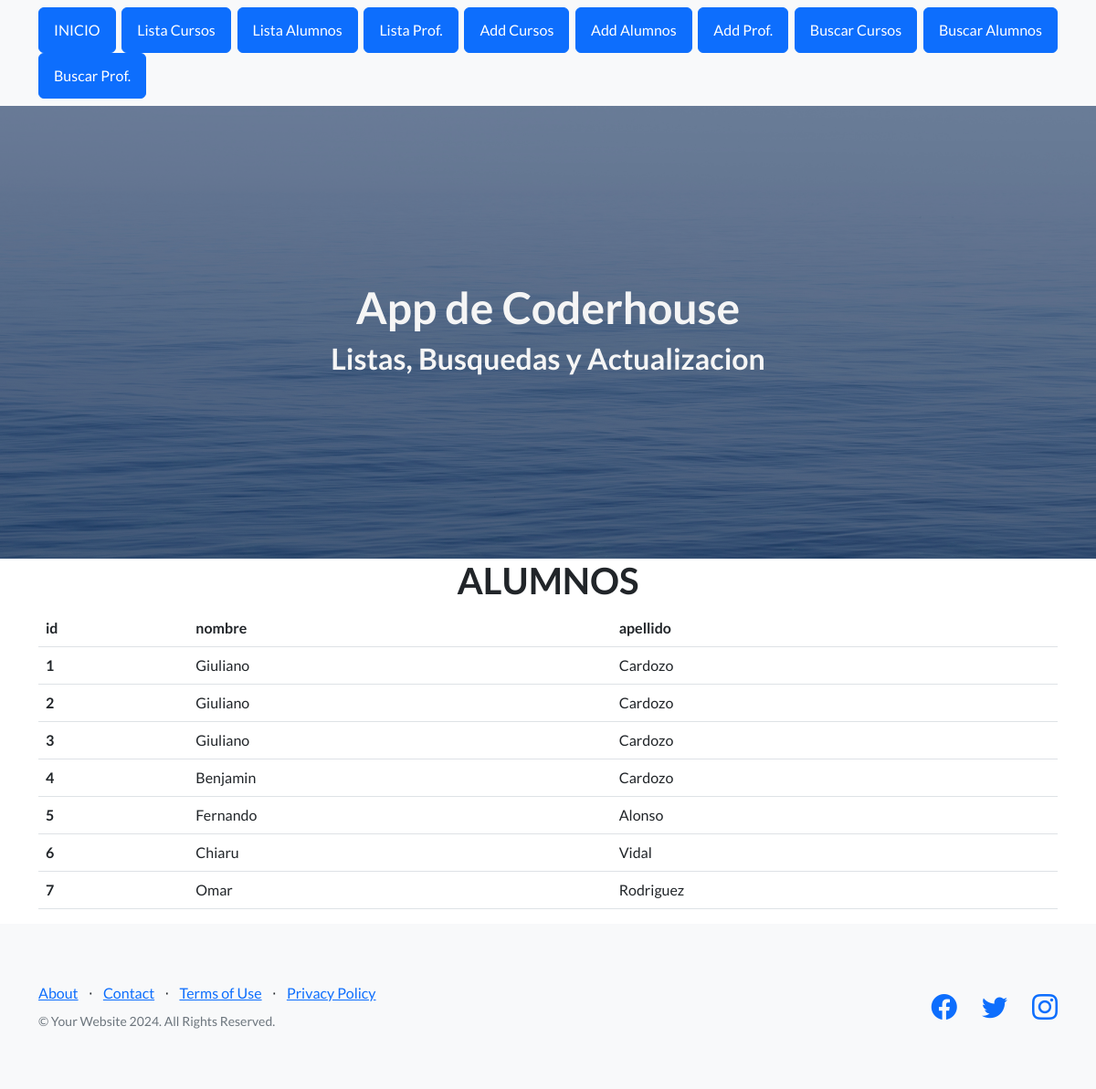
Screenshot of /AppCoder/list_alumnos with the database file from the repository.
### AppCoder/models.py (models this page shows)
class Alumno(models.Model):
    nombre = models.CharField(max_length=40)
    apellido = models.CharField(max_length=40)

### AppCoder/views.py (the view)
# urls.py: path("list_alumnos", views.ver_alumnos, name="ver_alumnos"),
def ver_alumnos(request):
    alumnos = Alumno.objects.all()
    dicc = {"alumnos": alumnos}
    plantilla = loader.get_template("ver_alumnos.html")
    documento = plantilla.render(dicc)
    return HttpResponse(documento)

### AppCoder/template/ver_alumnos.html
{% extends 'padre.html' %}
{% load static %}
{% block contenido %}
<main class="container">
    <h1 class="text-center"> ALUMNOS </h1>
    <table class="table">
        <thead>
            <tr>
                <th>id</th>
                <th>nombre</th>
                <th>apellido</th>
            </tr>
        </thead>
        <tbody>
            {% for n in alumnos %}
            <tr>
                <th scope="row">{{n.id}}</th>
                <td>{{n.nombre}}</td>
                <td>{{n.apellido}}</td>
            </tr>
            {% endfor %}
        </tbody>
    </table>
</main>
{% endblock %}

### rows the page displays
Alumno: id "1", nombre "Giuliano", apellido "Cardozo"
Alumno: id "2", nombre "Giuliano", apellido "Cardozo"
Alumno: id "3", nombre "Giuliano", apellido "Cardozo"
Alumno: id "4", nombre "Benjamin", apellido "Cardozo"
Alumno: id "5", nombre "Fernando", apellido "Alonso"
Alumno: id "6", nombre "Chiaru", apellido "Vidal"
Alumno: id "7", nombre "Omar", apellido "Rodriguez"
